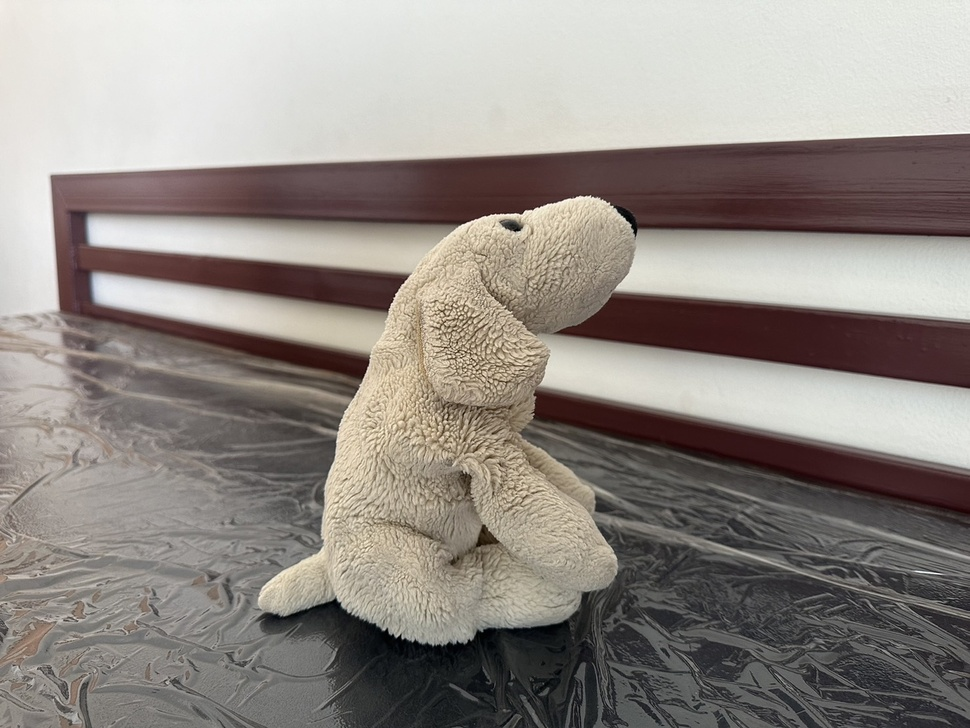
#> input picture image-formation/sample_images/dog.jpg, 970 x 728 px, shrunk from 1477 x 1108 before the run, found by its file name
$ python 2d-transformaton.py
#> lines starting #> are read from the running program, lines starting #| are printed output that depends on the picture; after the words box and inside, x2 and y2 are one past the last pixel; in counts of white or black regions, pixels touching at a corner belong together
from PIL import Image
import numpy as np
import cv2 as cv
import collections

img_path = 'image-formation/sample_images/'

# img = Image.open(img_path + 'dog.jpg')
img = cv.imread(img_path + 'dog.jpg', cv.IMREAD_GRAYSCALE)
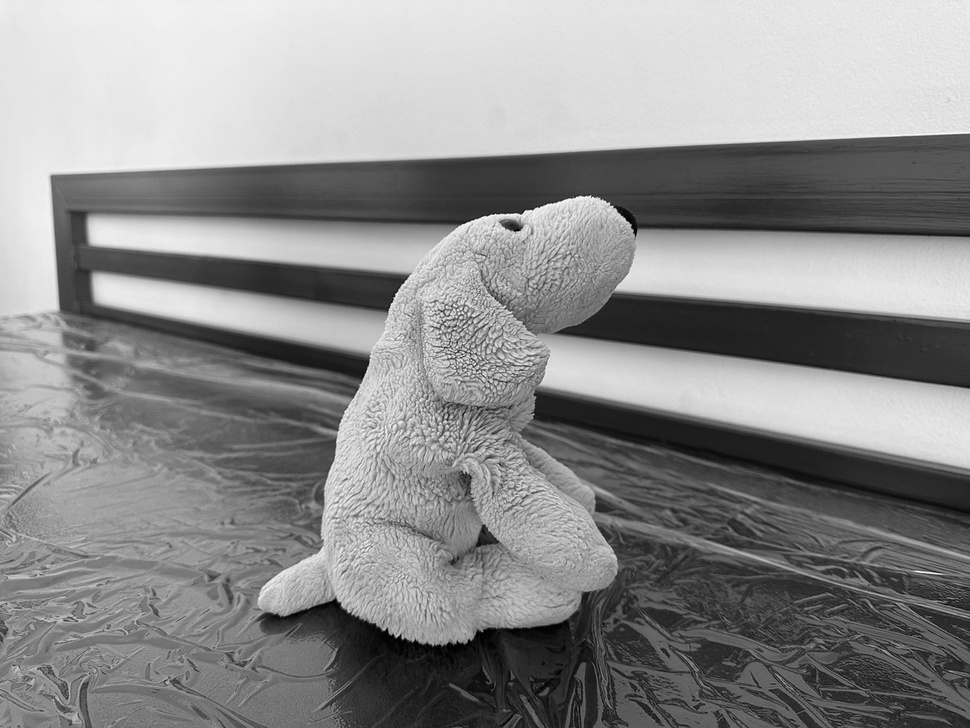
#> img: shape (728, 970); min 0, max 255, mean 140.6
imgData = np.asarray(img)

iden = np.identity(2)
tx = 100
ty = 200
t = np.array([[tx, ty]]).T ## Vertical Axis

rows, cols = img.shape # (1476, 1107)
#> rows = 728; cols = 970

x, y = np.meshgrid(np.arange(cols), np.arange(rows))
coords = np.stack([x.ravel(), y.ravel(), np.ones_like(x.ravel())])

translation_matrix = np.concatenate((iden, t), axis=1)

transformed_coords = translation_matrix @ coords
x_trans, y_trans = transformed_coords

def image_mapping(cols, rows, x_trans, y_trans, img):
#> called with cols = 970, rows = 728, x_trans = array of shape (706160,), y_trans = array of shape (706160,)
    prev_x = (0, cols-1)
#> prev_x = (0, 969)
    prev_y = (0, rows-1)
#> prev_y = (0, 727)
    new_x = (min(x_trans), max(x_trans))
#> new_x = (100, 1069)
    new_y = (min(y_trans), max(y_trans))
#> new_y = (200, 927)

    x0 = int(max(prev_x[0], new_x[0])) # prev_x[0] <= new_x[0]
#> x0 = 100
    y0 = int(max(prev_y[0], new_y[0])) # prev_y[0] <= new_y[0]
#> y0 = 200

    xn = int(min(prev_x[1], new_x[1])) # new_x[1] <= prev_x[1]
#> xn = 969
    yn = int(min(prev_y[1], new_y[1])) # new_y[1] <= prev_y[1]
#> yn = 727

    img_width = img.shape[1]
#> img_width = 970
    img_height = img.shape[0]

    transformed_img = np.copy(img)

    transformed_img[:, :x0] = np.zeros((img_height, x0))
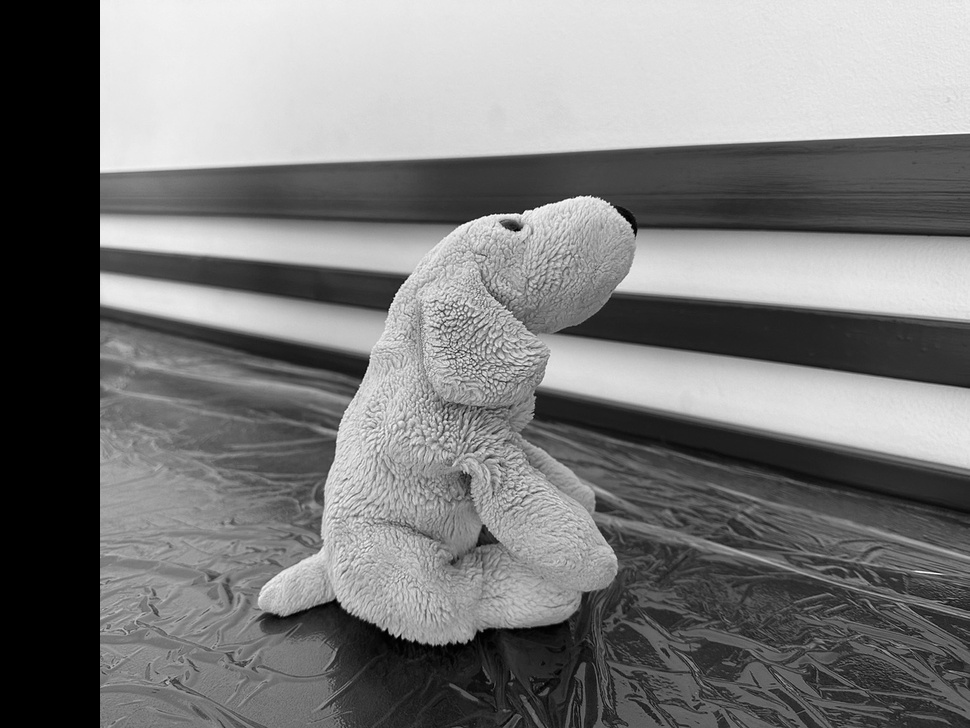
#> transformed_img: shape (728, 970); 10.31% of pixels changed, all inside (x1, y1, x2, y2) = (0, 0, 100, 728)
    transformed_img[:y0, :] = np.zeros((y0, img_width))
    transformed_img[:, xn:] = np.zeros((img_height, img_width - xn))
    transformed_img[yn:, :] = np.zeros((img_height - yn, img_width))
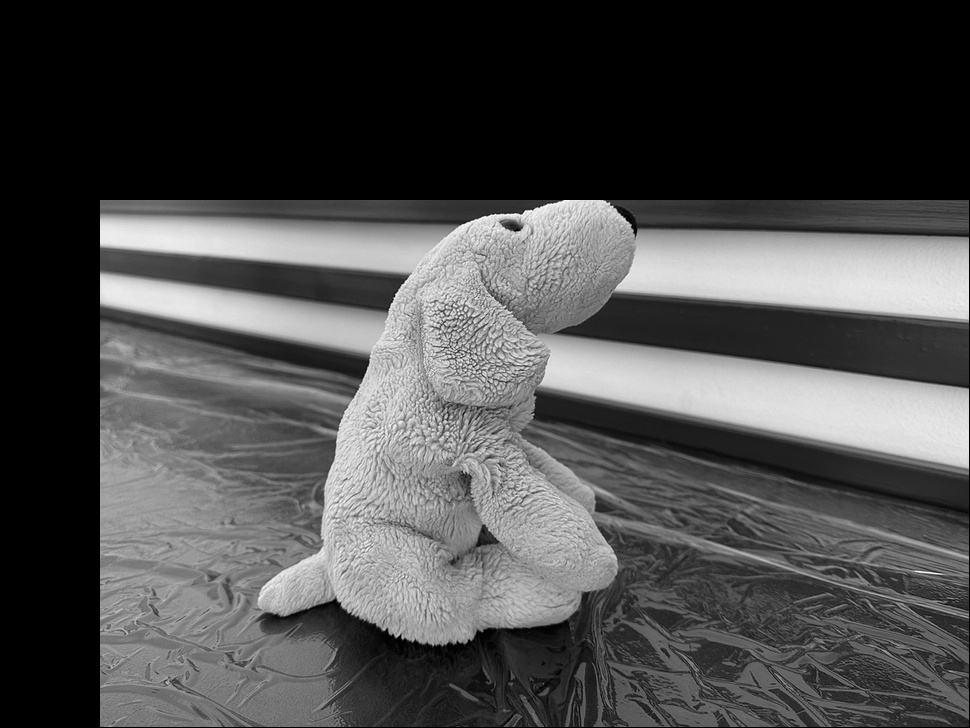
#> transformed_img: shape (728, 970); min 0, max 255, mean 75.7

    return transformed_img

translated_img = image_mapping(cols, rows, x_trans, y_trans, img)
# cv.imshow('img 1', translated_img)
# cv.imshow('img 2', img)

# Image Translation with openCV
dst = cv.warpAffine(img, translation_matrix, (cols,rows))
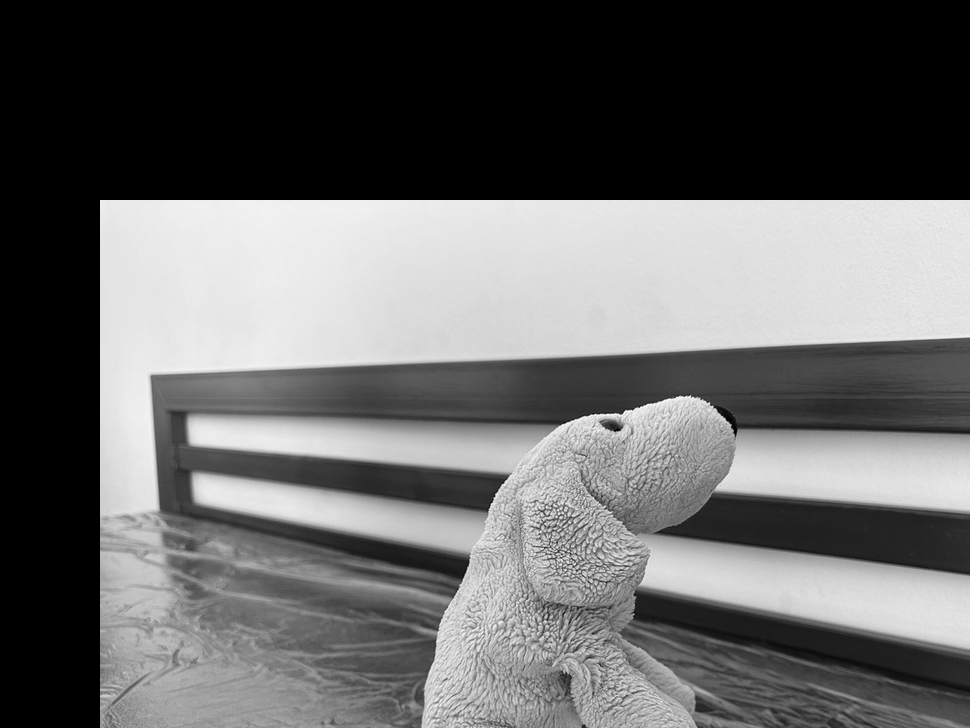
#> dst: shape (728, 970); min 0, max 255, mean 102

# cv.imshow('img 3', dst)
# cv.waitKey(0)
# cv.destroyAllWindows()

theta = np.pi/2
print(theta)

rotation_matrix = np.array([
    [np.cos(theta), -np.sin(theta), cols],
    [np.sin(theta), np.cos(theta), 0]
    ])

M = cv.getRotationMatrix2D(((cols-1)/2.0,(rows-1)/2.0),90,1)
dst1 = cv.warpAffine(img,M,(cols,rows))
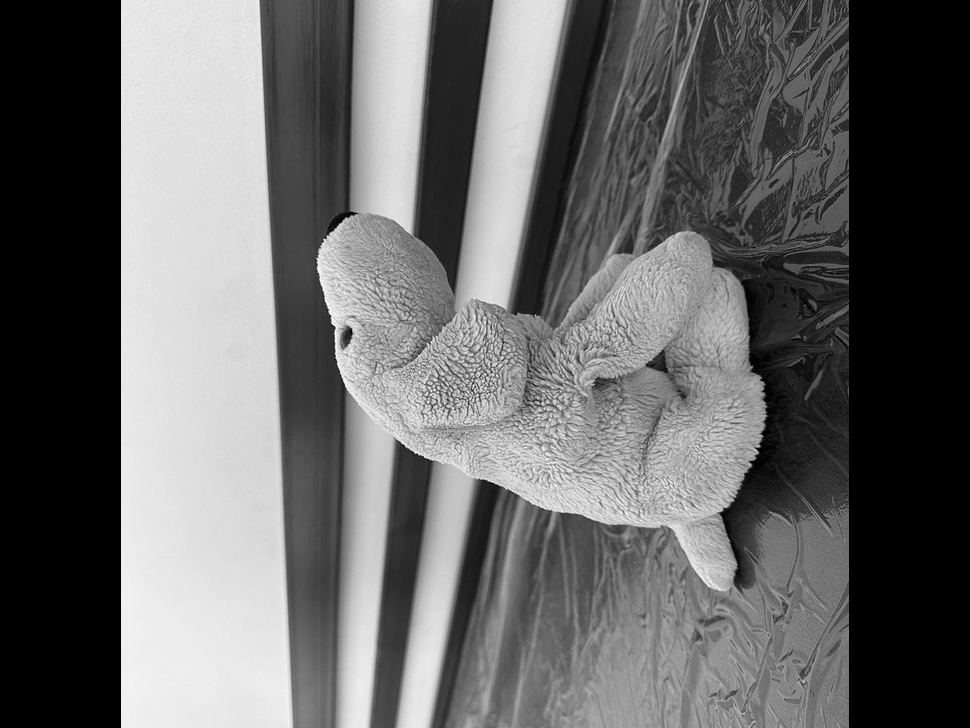
#> dst1: shape (728, 970); min 0, max 255, mean 103.2

# Image Rotation with openCV
dst2 = cv.warpAffine(img, rotation_matrix, (cols,rows))
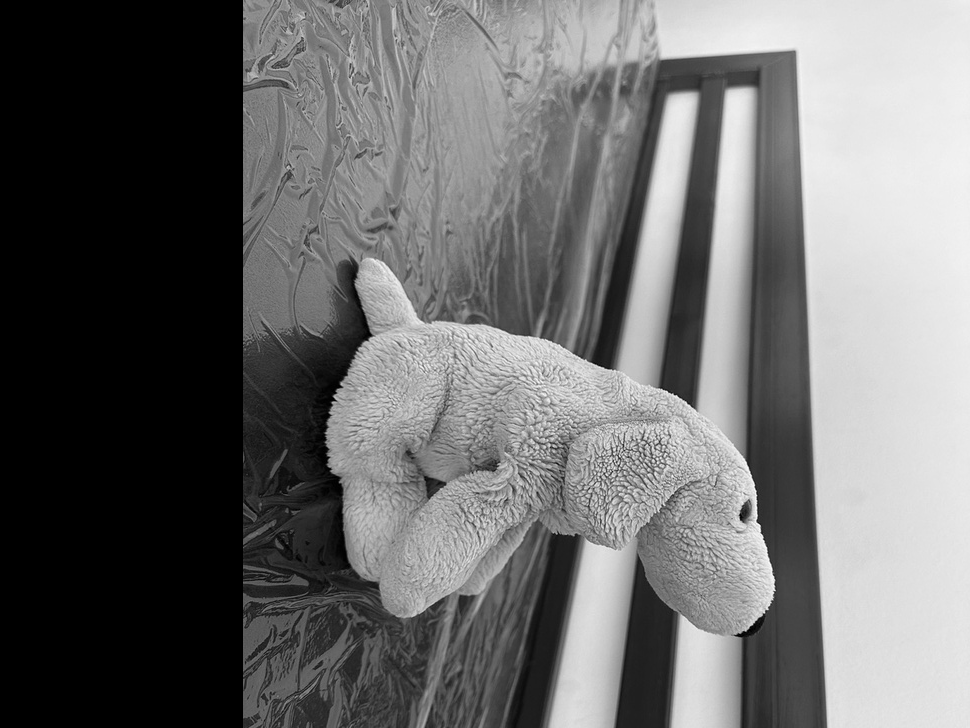
#> dst2: shape (728, 970); min 0, max 255, mean 108.6

cv.imshow('img 3', dst1)
cv.imshow('img ', dst2)
cv.waitKey(0)
cv.destroyAllWindows()
